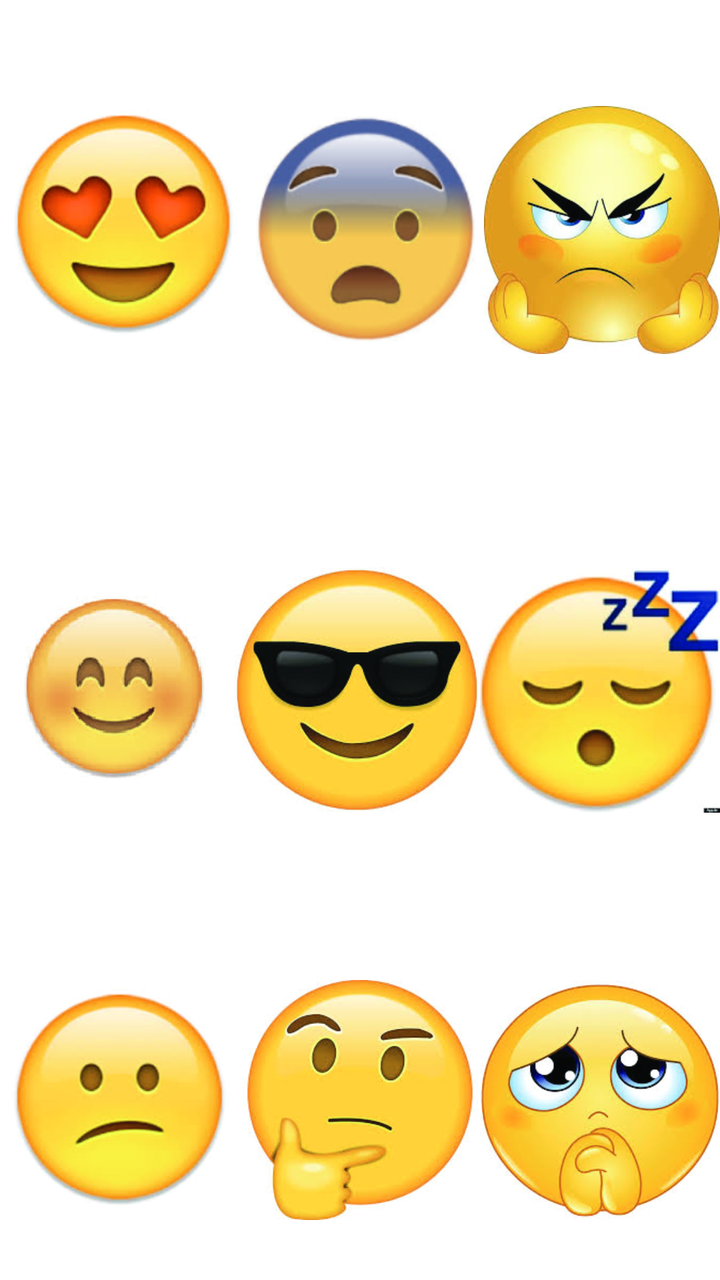
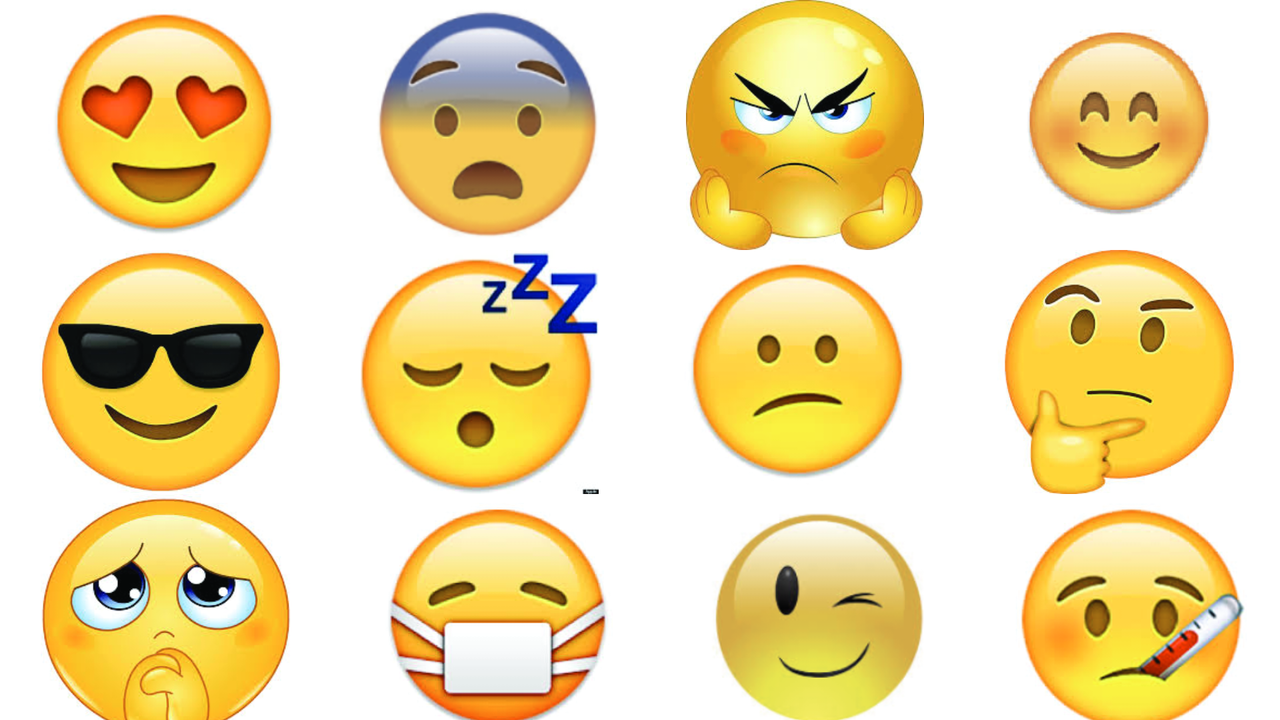

One screen, two layout resources from the same app: the default and the repository's alternative for another configuration. Each is rendered where Android would select it; the XML of both is given below.
<!-- AndroidManifest.xml: fallback theme Theme.MaterialComponents.DayNight.NoActionBar -->
<!-- res/layout/how_i_feel.xml -->
<?xml version="1.0" encoding="utf-8"?>
<LinearLayout xmlns:android="http://schemas.android.com/apk/res/android"
    xmlns:app="http://schemas.android.com/apk/res-auto"
    xmlns:tools="http://schemas.android.com/tools"
    android:layout_width="match_parent"
    android:layout_height="match_parent"
    android:orientation="vertical">

    <LinearLayout
        android:layout_width="match_parent"
        android:layout_height="wrap_content">

        <ImageView
            android:id="@+id/op1"
            android:layout_width="wrap_content"
            android:layout_height="wrap_content"
            android:layout_weight="1"
            android:foreground="@drawable/border"
            app:srcCompat="@drawable/smile_like" />

        <ImageView
            android:id="@+id/op2"
            android:layout_width="wrap_content"
            android:layout_height="wrap_content"
            android:layout_weight="1"
            android:foreground="@drawable/border"
            app:srcCompat="@drawable/smile_panic" />

        <ImageView
            android:id="@+id/op3"
            android:layout_width="wrap_content"
            android:layout_height="wrap_content"
            android:layout_weight="1"
            android:foreground="@drawable/border"
            app:srcCompat="@drawable/smile_mad" />

    </LinearLayout>

    <LinearLayout
        android:layout_width="match_parent"
        android:layout_height="wrap_content">

        <ImageView
            android:id="@+id/op4"
            android:layout_width="wrap_content"
            android:layout_height="match_parent"
            android:layout_weight="1"
            app:srcCompat="@drawable/smile_simple" />

        <ImageView
            android:id="@+id/op5"
            android:layout_width="wrap_content"
            android:layout_height="match_parent"
            android:layout_weight="1"
            android:foreground="@drawable/border"
            app:srcCompat="@drawable/smile_cool" />

        <ImageView
            android:id="@+id/op6"
            android:layout_width="wrap_content"
            android:layout_height="match_parent"
            android:layout_weight="1"
            android:foreground="@drawable/border"
            app:srcCompat="@drawable/smile_sleep" />

    </LinearLayout>

    <LinearLayout
        android:layout_width="match_parent"
        android:layout_height="wrap_content">

        <ImageView
            android:id="@+id/op7"
            android:layout_width="wrap_content"
            android:layout_height="match_parent"
            android:layout_weight="1"
            android:foreground="@drawable/border"
            app:srcCompat="@drawable/smile_1" />

        <ImageView
            android:id="@+id/op8"
            android:layout_width="wrap_content"
            android:layout_height="match_parent"
            android:layout_weight="1"
            android:foreground="@drawable/border"
            app:srcCompat="@drawable/smile_think" />

        <ImageView
            android:id="@+id/op9"
            android:layout_width="wrap_content"
            android:layout_height="match_parent"
            android:layout_weight="1"
            android:foreground="@drawable/border"
            app:srcCompat="@drawable/smile_prey" />

    </LinearLayout>

    <LinearLayout
        android:layout_width="match_parent"
        android:layout_height="wrap_content">

        <ImageView
            android:id="@+id/op10"
            android:layout_width="wrap_content"
            android:layout_height="match_parent"
            android:layout_weight="1"
            android:foreground="@drawable/border"
            app:srcCompat="@drawable/smile_sick" />

        <ImageView
            android:id="@+id/op11"
            android:layout_width="wrap_content"
            android:layout_height="match_parent"
            android:layout_weight="1"
            app:srcCompat="@drawable/smile_happy" />

        <ImageView
            android:id="@+id/op12"
            android:layout_width="wrap_content"
            android:layout_height="match_parent"
            android:layout_weight="1"
            android:foreground="@drawable/border"
            app:srcCompat="@drawable/smile_heat" />

    </LinearLayout>

    <LinearLayout
        android:layout_width="match_parent"
        android:layout_height="match_parent"
        android:orientation="horizontal">

        <Button
            android:id="@+id/button"
            android:layout_width="match_parent"
            android:layout_height="match_parent"
            android:layout_weight="1"
            android:text="חזור" />
    </LinearLayout>

</LinearLayout>
<!-- resources referenced by this layout -->
<resources>
  <!-- drawable border (drawable) -->
  <?xml version="1.0" encoding="utf-8"?>
  <shape xmlns:android="http://schemas.android.com/apk/res/android" android:shape="rectangle">
  
      <stroke
          android:width="1dp"
          android:color="@color/appDark"
          />
  
      <solid android:color="#ffffff"/>
  
  </shape>
  <!-- drawable smile_1: png bitmap (drawable, 43297 bytes) -->
  <!-- drawable smile_cool: png bitmap (drawable, 55961 bytes) -->
  <!-- drawable smile_happy: png bitmap (drawable, 35010 bytes) -->
  <!-- drawable smile_heat: png bitmap (drawable, 48862 bytes) -->
  <!-- drawable smile_like: png bitmap (drawable, 53887 bytes) -->
  <!-- drawable smile_mad: png bitmap (drawable, 77145 bytes) -->
  <!-- drawable smile_panic: png bitmap (drawable, 39425 bytes) -->
  <!-- drawable smile_prey: png bitmap (drawable, 73255 bytes) -->
  <!-- drawable smile_sick: png bitmap (drawable, 49327 bytes) -->
  <!-- drawable smile_simple: png bitmap (drawable, 28774 bytes) -->
  <!-- drawable smile_sleep: png bitmap (drawable, 60407 bytes) -->
  <!-- drawable smile_think: png bitmap (drawable, 53459 bytes) -->
  <color name="appDark">#231f20</color>
</resources>
<!-- res/layout-land/how_i_feel.xml (the repository's variant of the layout above) -->
<!-- drawn on the phone turned sideways -->
<?xml version="1.0" encoding="utf-8"?>
<LinearLayout xmlns:android="http://schemas.android.com/apk/res/android"
    xmlns:app="http://schemas.android.com/apk/res-auto"
    xmlns:tools="http://schemas.android.com/tools"
    android:layout_width="match_parent"
    android:layout_height="match_parent"
    android:orientation="vertical"
    android:weightSum="100">

    <LinearLayout
        android:layout_width="match_parent"
        android:layout_height="wrap_content"
        android:layout_weight="28"
        android:weightSum="4">

        <ImageView
            android:id="@+id/op1"
            android:layout_width="wrap_content"
            android:layout_height="wrap_content"
            android:layout_weight="1"
            android:foreground="@drawable/border"
            app:srcCompat="@drawable/smile_like" />

        <ImageView
            android:id="@+id/op2"
            android:layout_width="wrap_content"
            android:layout_height="wrap_content"
            android:layout_weight="1"
            android:foreground="@drawable/border"
            app:srcCompat="@drawable/smile_panic" />

        <ImageView
            android:id="@+id/op3"
            android:layout_width="wrap_content"
            android:layout_height="wrap_content"
            android:layout_weight="1"
            android:foreground="@drawable/border"
            app:srcCompat="@drawable/smile_mad" />

        <ImageView
            android:id="@+id/op4"
            android:layout_width="wrap_content"
            android:layout_height="wrap_content"
            android:layout_weight="1"
            android:foreground="@drawable/border"
            app:srcCompat="@drawable/smile_simple" />

    </LinearLayout>

    <LinearLayout
        android:layout_width="match_parent"
        android:layout_height="wrap_content"
        android:layout_weight="28"
        android:weightSum="4">

        <ImageView
            android:id="@+id/op5"
            android:layout_width="wrap_content"
            android:layout_height="match_parent"
            android:layout_weight="1"
            android:foreground="@drawable/border"
            app:srcCompat="@drawable/smile_cool" />

        <ImageView
            android:id="@+id/op6"
            android:layout_width="wrap_content"
            android:layout_height="match_parent"
            android:layout_weight="1"
            android:foreground="@drawable/border"
            app:srcCompat="@drawable/smile_sleep" />

        <ImageView
            android:id="@+id/op7"
            android:layout_width="wrap_content"
            android:layout_height="match_parent"
            android:layout_weight="1"
            android:foreground="@drawable/border"
            app:srcCompat="@drawable/smile_1" />

        <ImageView
            android:id="@+id/op8"
            android:layout_width="wrap_content"
            android:layout_height="match_parent"
            android:layout_weight="1"
            android:foreground="@drawable/border"
            app:srcCompat="@drawable/smile_think" />

    </LinearLayout>

    <LinearLayout
        android:layout_width="match_parent"
        android:layout_height="wrap_content"
        android:layout_weight="28"
        android:weightSum="4">

        <ImageView
            android:id="@+id/op9"
            android:layout_width="wrap_content"
            android:layout_height="match_parent"
            android:layout_weight="1"
            android:foreground="@drawable/border"
            app:srcCompat="@drawable/smile_prey" />

        <ImageView
            android:id="@+id/op10"
            android:layout_width="wrap_content"
            android:layout_height="match_parent"
            android:layout_weight="1"
            android:foreground="@drawable/border"
            app:srcCompat="@drawable/smile_sick" />

        <ImageView
            android:id="@+id/op11"
            android:layout_width="wrap_content"
            android:layout_height="match_parent"
            android:layout_weight="1"
            android:foreground="@drawable/border"
            app:srcCompat="@drawable/smile_happy" />

        <ImageView
            android:id="@+id/op12"
            android:layout_width="wrap_content"
            android:layout_height="match_parent"
            android:layout_weight="1"
            android:foreground="@drawable/border"
            app:srcCompat="@drawable/smile_heat" />

    </LinearLayout>


    <LinearLayout
        android:layout_width="match_parent"
        android:layout_height="wrap_content"
        android:layout_weight="16"
        android:orientation="horizontal">

        <Button
            android:id="@+id/button"
            android:layout_width="match_parent"
            android:layout_height="match_parent"
            android:layout_weight="1"
            android:text="חזור" />
    </LinearLayout>

</LinearLayout>
